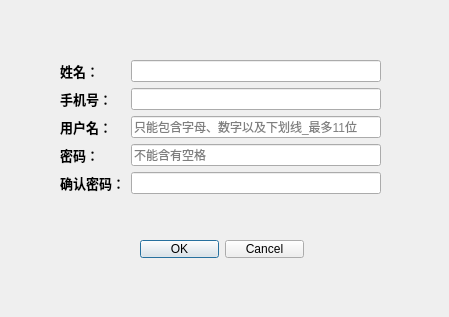
<?xml version="1.0" encoding="UTF-8"?>
<ui version="4.0">
 <class>DialogSignUp</class>
 <widget class="QDialog" name="DialogSignUp">
  <property name="geometry">
   <rect>
    <x>0</x>
    <y>0</y>
    <width>449</width>
    <height>317</height>
   </rect>
  </property>
  <property name="windowTitle">
   <string>注册</string>
  </property>
  <property name="windowIcon">
   <iconset resource="res.qrc">
    <normaloff>:/image/icon.png</normaloff>:/image/icon.png</iconset>
  </property>
  <property name="styleSheet">
   <string notr="true"/>
  </property>
  <widget class="QDialogButtonBox" name="buttonBox">
   <property name="geometry">
    <rect>
     <x>140</x>
     <y>240</y>
     <width>164</width>
     <height>18</height>
    </rect>
   </property>
   <property name="orientation">
    <enum>Qt::Horizontal</enum>
   </property>
   <property name="standardButtons">
    <set>QDialogButtonBox::Cancel|QDialogButtonBox::Ok</set>
   </property>
  </widget>
  <widget class="QWidget" name="widget" native="true">
   <property name="geometry">
    <rect>
     <x>60</x>
     <y>60</y>
     <width>321</width>
     <height>151</height>
    </rect>
   </property>
   <layout class="QFormLayout" name="formLayout">
    <item row="2" column="1">
     <widget class="QLineEdit" name="lineEdit_username">
      <property name="text">
       <string/>
      </property>
      <property name="maxLength">
       <number>11</number>
      </property>
      <property name="placeholderText">
       <string>只能包含字母、数字以及下划线_最多11位</string>
      </property>
     </widget>
    </item>
    <item row="2" column="0">
     <widget class="QLabel" name="label">
      <property name="font">
       <font>
        <pointsize>10</pointsize>
        <bold>true</bold>
       </font>
      </property>
      <property name="text">
       <string>用户名：</string>
      </property>
     </widget>
    </item>
    <item row="3" column="0">
     <widget class="QLabel" name="label_2">
      <property name="font">
       <font>
        <pointsize>10</pointsize>
        <bold>true</bold>
       </font>
      </property>
      <property name="text">
       <string>密码：</string>
      </property>
     </widget>
    </item>
    <item row="3" column="1">
     <widget class="QLineEdit" name="lineEdit_password">
      <property name="text">
       <string/>
      </property>
      <property name="maxLength">
       <number>20</number>
      </property>
      <property name="placeholderText">
       <string>不能含有空格</string>
      </property>
     </widget>
    </item>
    <item row="4" column="0">
     <widget class="QLabel" name="label_3">
      <property name="font">
       <font>
        <pointsize>10</pointsize>
        <bold>true</bold>
       </font>
      </property>
      <property name="text">
       <string>确认密码：</string>
      </property>
     </widget>
    </item>
    <item row="4" column="1">
     <widget class="QLineEdit" name="lineEdit_password2"/>
    </item>
    <item row="0" column="0">
     <widget class="QLabel" name="label_4">
      <property name="font">
       <font>
        <pointsize>10</pointsize>
        <bold>true</bold>
       </font>
      </property>
      <property name="text">
       <string>姓名：</string>
      </property>
     </widget>
    </item>
    <item row="0" column="1">
     <widget class="QLineEdit" name="lineEdit_name">
      <property name="text">
       <string/>
      </property>
      <property name="maxLength">
       <number>10</number>
      </property>
     </widget>
    </item>
    <item row="1" column="0">
     <widget class="QLabel" name="label_5">
      <property name="font">
       <font>
        <pointsize>10</pointsize>
        <bold>true</bold>
       </font>
      </property>
      <property name="text">
       <string>手机号：</string>
      </property>
     </widget>
    </item>
    <item row="1" column="1">
     <widget class="QLineEdit" name="lineEdit_phone">
      <property name="maxLength">
       <number>11</number>
      </property>
     </widget>
    </item>
   </layout>
  </widget>
 </widget>
 <tabstops>
  <tabstop>lineEdit_name</tabstop>
  <tabstop>lineEdit_phone</tabstop>
  <tabstop>lineEdit_username</tabstop>
  <tabstop>lineEdit_password</tabstop>
  <tabstop>lineEdit_password2</tabstop>
 </tabstops>
 <resources>
  <include location="res.qrc"/>
 </resources>
 <connections>
  <connection>
   <sender>buttonBox</sender>
   <signal>accepted()</signal>
   <receiver>DialogSignUp</receiver>
   <slot>accept()</slot>
   <hints>
    <hint type="sourcelabel">
     <x>248</x>
     <y>254</y>
    </hint>
    <hint type="destinationlabel">
     <x>157</x>
     <y>274</y>
    </hint>
   </hints>
  </connection>
  <connection>
   <sender>buttonBox</sender>
   <signal>rejected()</signal>
   <receiver>DialogSignUp</receiver>
   <slot>reject()</slot>
   <hints>
    <hint type="sourcelabel">
     <x>316</x>
     <y>260</y>
    </hint>
    <hint type="destinationlabel">
     <x>286</x>
     <y>274</y>
    </hint>
   </hints>
  </connection>
 </connections>
</ui>
